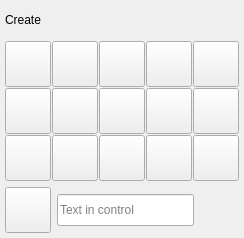
                <widget class="QFrame" name="verticalFrame_3">
                 <property name="class" stdset="0">
                  <string>dark-background</string>
                 </property>
                 <layout class="QVBoxLayout" name="verticalLayout_28">
                  <property name="leftMargin">
                   <number>5</number>
                  </property>
                  <property name="topMargin">
                   <number>5</number>
                  </property>
                  <property name="rightMargin">
                   <number>5</number>
                  </property>
                  <property name="bottomMargin">
                   <number>5</number>
                  </property>
                  <item>
                   <widget class="QFrame" name="horizontalFrame_6">
                    <property name="minimumSize">
                     <size>
                      <width>0</width>
                      <height>30</height>
                     </size>
                    </property>
                    <property name="maximumSize">
                     <size>
                      <width>16777215</width>
                      <height>30</height>
                     </size>
                    </property>
                    <property name="class" stdset="0">
                     <string>label_frame</string>
                    </property>
                    <layout class="QHBoxLayout" name="horizontalLayout_29">
                     <property name="leftMargin">
                      <number>0</number>
                     </property>
                     <property name="topMargin">
                      <number>0</number>
                     </property>
                     <property name="rightMargin">
                      <number>0</number>
                     </property>
                     <property name="bottomMargin">
                      <number>0</number>
                     </property>
                     <item>
                      <widget class="QLabel" name="LblControlCreation">
                       <property name="toolTip">
                        <string>Creates control on selection.</string>
                       </property>
                       <property name="text">
                        <string>Create</string>
                       </property>
                      </widget>
                     </item>
                    </layout>
                   </widget>
                  </item>
                  <item>
                   <layout class="QVBoxLayout" name="LayControl2DCreation">
                    <property name="spacing">
                     <number>1</number>
                    </property>
                    <property name="leftMargin">
                     <number>0</number>
                    </property>
                    <property name="topMargin">
                     <number>0</number>
                    </property>
                    <property name="rightMargin">
                     <number>0</number>
                    </property>
                    <property name="bottomMargin">
                     <number>0</number>
                    </property>
                    <item>
                     <widget class="QFrame" name="horizontalFrame_17">
                      <layout class="QHBoxLayout" name="horizontalLayout_16">
                       <property name="spacing">
                        <number>1</number>
                       </property>
                       <property name="leftMargin">
                        <number>0</number>
                       </property>
                       <property name="topMargin">
                        <number>0</number>
                       </property>
                       <property name="rightMargin">
                        <number>0</number>
                       </property>
                       <property name="bottomMargin">
                        <number>0</number>
                       </property>
                       <item>
                        <widget class="QPushButton" name="btnCircle">
                         <property name="minimumSize">
                          <size>
                           <width>46</width>
                           <height>46</height>
                          </size>
                         </property>
                         <property name="maximumSize">
                          <size>
                           <width>46</width>
                           <height>46</height>
                          </size>
                         </property>
                         <property name="text">
                          <string/>
                         </property>
                         <property name="icon">
                          <iconset resource="icons/_icons.qrc">
                           <normaloff>:/controls/circle_icon.png</normaloff>:/controls/circle_icon.png</iconset>
                         </property>
                         <property name="iconSize">
                          <size>
                           <width>46</width>
                           <height>46</height>
                          </size>
                         </property>
                         <property name="class" stdset="0">
                          <string>control-group-top-left</string>
                         </property>
                        </widget>
                       </item>
                       <item>
                        <widget class="QPushButton" name="btnSquare">
                         <property name="minimumSize">
                          <size>
                           <width>46</width>
                           <height>46</height>
                          </size>
                         </property>
                         <property name="maximumSize">
                          <size>
                           <width>46</width>
                           <height>46</height>
                          </size>
                         </property>
                         <property name="text">
                          <string/>
                         </property>
                         <property name="icon">
                          <iconset resource="icons/_icons.qrc">
                           <normaloff>:/controls/square_icon.png</normaloff>:/controls/square_icon.png</iconset>
                         </property>
                         <property name="iconSize">
                          <size>
                           <width>46</width>
                           <height>46</height>
                          </size>
                         </property>
                        </widget>
                       </item>
                       <item>
                        <widget class="QPushButton" name="btnTriangle">
                         <property name="minimumSize">
                          <size>
                           <width>46</width>
                           <height>46</height>
                          </size>
                         </property>
                         <property name="maximumSize">
                          <size>
                           <width>46</width>
                           <height>46</height>
                          </size>
                         </property>
                         <property name="text">
                          <string/>
                         </property>
                         <property name="icon">
                          <iconset resource="icons/_icons.qrc">
                           <normaloff>:/controls/triangle_icon.png</normaloff>:/controls/triangle_icon.png</iconset>
                         </property>
                         <property name="iconSize">
                          <size>
                           <width>46</width>
                           <height>46</height>
                          </size>
                         </property>
                        </widget>
                       </item>
                       <item>
                        <widget class="QPushButton" name="btnCross">
                         <property name="minimumSize">
                          <size>
                           <width>46</width>
                           <height>46</height>
                          </size>
                         </property>
                         <property name="maximumSize">
                          <size>
                           <width>46</width>
                           <height>46</height>
                          </size>
                         </property>
                         <property name="text">
                          <string/>
                         </property>
                         <property name="icon">
                          <iconset resource="icons/_icons.qrc">
                           <normaloff>:/controls/cross_icon.png</normaloff>:/controls/cross_icon.png</iconset>
                         </property>
                         <property name="iconSize">
                          <size>
                           <width>46</width>
                           <height>46</height>
                          </size>
                         </property>
                        </widget>
                       </item>
                       <item>
                        <widget class="QPushButton" name="btnPin">
                         <property name="minimumSize">
                          <size>
                           <width>46</width>
                           <height>46</height>
                          </size>
                         </property>
                         <property name="maximumSize">
                          <size>
                           <width>46</width>
                           <height>46</height>
                          </size>
                         </property>
                         <property name="text">
                          <string/>
                         </property>
                         <property name="icon">
                          <iconset resource="icons/_icons.qrc">
                           <normaloff>:/controls/pin_icon.png</normaloff>:/controls/pin_icon.png</iconset>
                         </property>
                         <property name="iconSize">
                          <size>
                           <width>46</width>
                           <height>46</height>
                          </size>
                         </property>
                         <property name="class" stdset="0">
                          <string>control-group-top-right</string>
                         </property>
                        </widget>
                       </item>
                      </layout>
                     </widget>
                    </item>
                    <item>
                     <widget class="QFrame" name="horizontalFrame_30">
                      <layout class="QHBoxLayout" name="horizontalLayout_57">
                       <property name="spacing">
                        <number>1</number>
                       </property>
                       <property name="leftMargin">
                        <number>0</number>
                       </property>
                       <property name="topMargin">
                        <number>0</number>
                       </property>
                       <property name="rightMargin">
                        <number>0</number>
                       </property>
                       <property name="bottomMargin">
                        <number>0</number>
                       </property>
                       <item>
                        <widget class="QPushButton" name="btnSphere">
                         <property name="minimumSize">
                          <size>
                           <width>46</width>
                           <height>46</height>
                          </size>
                         </property>
                         <property name="maximumSize">
                          <size>
                           <width>46</width>
                           <height>46</height>
                          </size>
                         </property>
                         <property name="text">
                          <string/>
                         </property>
                         <property name="icon">
                          <iconset resource="icons/_icons.qrc">
                           <normaloff>:/controls/sphere_icon.png</normaloff>:/controls/sphere_icon.png</iconset>
                         </property>
                         <property name="iconSize">
                          <size>
                           <width>46</width>
                           <height>46</height>
                          </size>
                         </property>
                        </widget>
                       </item>
                       <item>
                        <widget class="QPushButton" name="btnButton">
                         <property name="minimumSize">
                          <size>
                           <width>46</width>
                           <height>46</height>
                          </size>
                         </property>
                         <property name="maximumSize">
                          <size>
                           <width>46</width>
                           <height>46</height>
                          </size>
                         </property>
                         <property name="text">
                          <string/>
                         </property>
                         <property name="icon">
                          <iconset resource="icons/_icons.qrc">
                           <normaloff>:/controls/button_icon.png</normaloff>:/controls/button_icon.png</iconset>
                         </property>
                         <property name="iconSize">
                          <size>
                           <width>46</width>
                           <height>46</height>
                          </size>
                         </property>
                        </widget>
                       </item>
                       <item>
                        <widget class="QPushButton" name="btnRing">
                         <property name="minimumSize">
                          <size>
                           <width>46</width>
                           <height>46</height>
                          </size>
                         </property>
                         <property name="maximumSize">
                          <size>
                           <width>46</width>
                           <height>46</height>
                          </size>
                         </property>
                         <property name="text">
                          <string/>
                         </property>
                         <property name="icon">
                          <iconset resource="icons/_icons.qrc">
                           <normaloff>:/controls/ring_icon.png</normaloff>:/controls/ring_icon.png</iconset>
                         </property>
                         <property name="iconSize">
                          <size>
                           <width>46</width>
                           <height>46</height>
                          </size>
                         </property>
                        </widget>
                       </item>
                       <item>
                        <widget class="QPushButton" name="btnSemiCircle">
                         <property name="minimumSize">
                          <size>
                           <width>46</width>
                           <height>46</height>
                          </size>
                         </property>
                         <property name="maximumSize">
                          <size>
                           <width>46</width>
                           <height>46</height>
                          </size>
                         </property>
                         <property name="text">
                          <string/>
                         </property>
                         <property name="icon">
                          <iconset resource="icons/_icons.qrc">
                           <normaloff>:/controls/semi_circle_icon.png</normaloff>:/controls/semi_circle_icon.png</iconset>
                         </property>
                         <property name="iconSize">
                          <size>
                           <width>46</width>
                           <height>46</height>
                          </size>
                         </property>
                        </widget>
                       </item>
                       <item>
                        <widget class="QPushButton" name="btnArrow">
                         <property name="minimumSize">
                          <size>
                           <width>46</width>
                           <height>46</height>
                          </size>
                         </property>
                         <property name="maximumSize">
                          <size>
                           <width>46</width>
                           <height>46</height>
                          </size>
                         </property>
                         <property name="text">
                          <string/>
                         </property>
                         <property name="icon">
                          <iconset resource="icons/_icons.qrc">
                           <normaloff>:/controls/arrow_icon.png</normaloff>:/controls/arrow_icon.png</iconset>
                         </property>
                         <property name="iconSize">
                          <size>
                           <width>46</width>
                           <height>46</height>
                          </size>
                         </property>
                        </widget>
                       </item>
                      </layout>
                     </widget>
                    </item>
                    <item>
                     <widget class="QFrame" name="horizontalFrame_17">
                      <layout class="QHBoxLayout" name="horizontalLayout_17">
                       <property name="spacing">
                        <number>1</number>
                       </property>
                       <property name="leftMargin">
                        <number>0</number>
                       </property>
                       <property name="topMargin">
                        <number>0</number>
                       </property>
                       <property name="rightMargin">
                        <number>0</number>
                       </property>
                       <property name="bottomMargin">
                        <number>0</number>
                       </property>
                       <item>
                        <widget class="QPushButton" name="btnCubeCN">
                         <property name="minimumSize">
                          <size>
                           <width>46</width>
                           <height>46</height>
                          </size>
                         </property>
                         <property name="maximumSize">
                          <size>
                           <width>46</width>
                           <height>46</height>
                          </size>
                         </property>
                         <property name="text">
                          <string/>
                         </property>
                         <property name="icon">
                          <iconset resource="icons/_icons.qrc">
                           <normaloff>:/controls/cube_cn_icon.png</normaloff>:/controls/cube_cn_icon.png</iconset>
                         </property>
                         <property name="iconSize">
                          <size>
                           <width>46</width>
                           <height>46</height>
                          </size>
                         </property>
                         <property name="class" stdset="0">
                          <string>control-group-bottom-left</string>
                         </property>
                        </widget>
                       </item>
                       <item>
                        <widget class="QPushButton" name="btnCubeFk">
                         <property name="minimumSize">
                          <size>
                           <width>46</width>
                           <height>46</height>
                          </size>
                         </property>
                         <property name="maximumSize">
                          <size>
                           <width>46</width>
                           <height>46</height>
                          </size>
                         </property>
                         <property name="text">
                          <string/>
                         </property>
                         <property name="icon">
                          <iconset resource="icons/_icons.qrc">
                           <normaloff>:/controls/cube_fk_icon.png</normaloff>:/controls/cube_fk_icon.png</iconset>
                         </property>
                         <property name="iconSize">
                          <size>
                           <width>46</width>
                           <height>46</height>
                          </size>
                         </property>
                        </widget>
                       </item>
                       <item>
                        <widget class="QPushButton" name="btnOrient">
                         <property name="minimumSize">
                          <size>
                           <width>46</width>
                           <height>46</height>
                          </size>
                         </property>
                         <property name="maximumSize">
                          <size>
                           <width>46</width>
                           <height>46</height>
                          </size>
                         </property>
                         <property name="text">
                          <string/>
                         </property>
                         <property name="icon">
                          <iconset resource="icons/_icons.qrc">
                           <normaloff>:/controls/orient_icon.png</normaloff>:/controls/orient_icon.png</iconset>
                         </property>
                         <property name="iconSize">
                          <size>
                           <width>46</width>
                           <height>46</height>
                          </size>
                         </property>
                        </widget>
                       </item>
                       <item>
                        <widget class="QPushButton" name="btnOsipa">
                         <property name="minimumSize">
                          <size>
                           <width>46</width>
                           <height>46</height>
                          </size>
                         </property>
                         <property name="maximumSize">
                          <size>
                           <width>46</width>
                           <height>46</height>
                          </size>
                         </property>
                         <property name="text">
                          <string/>
                         </property>
                         <property name="icon">
                          <iconset resource="icons/_icons.qrc">
                           <normaloff>:/controls/osipa_icon.png</normaloff>:/controls/osipa_icon.png</iconset>
                         </property>
                         <property name="iconSize">
                          <size>
                           <width>46</width>
                           <height>46</height>
                          </size>
                         </property>
                        </widget>
                       </item>
                       <item>
                        <widget class="QPushButton" name="btnSlider">
                         <property name="minimumSize">
                          <size>
                           <width>46</width>
                           <height>46</height>
                          </size>
                         </property>
                         <property name="maximumSize">
                          <size>
                           <width>46</width>
                           <height>46</height>
                          </size>
                         </property>
                         <property name="text">
                          <string/>
                         </property>
                         <property name="icon">
                          <iconset resource="icons/_icons.qrc">
                           <normaloff>:/controls/slider_icon.png</normaloff>:/controls/slider_icon.png</iconset>
                         </property>
                         <property name="iconSize">
                          <size>
                           <width>46</width>
                           <height>46</height>
                          </size>
                         </property>
                         <property name="class" stdset="0">
                          <string>control-group-bottom-right</string>
                         </property>
                        </widget>
                       </item>
                      </layout>
                     </widget>
                    </item>
                   </layout>
                  </item>
                  <item>
                   <widget class="QFrame" name="LayControlTextCreation">
                    <layout class="QHBoxLayout" name="LayControlTextM" stretch="1,3,1">
                     <property name="spacing">
                      <number>6</number>
                     </property>
                     <property name="leftMargin">
                      <number>0</number>
                     </property>
                     <property name="topMargin">
                      <number>0</number>
                     </property>
                     <property name="rightMargin">
                      <number>0</number>
                     </property>
                     <property name="bottomMargin">
                      <number>0</number>
                     </property>
                     <item>
                      <widget class="QPushButton" name="btnControlText">
                       <property name="minimumSize">
                        <size>
                         <width>46</width>
                         <height>46</height>
                        </size>
                       </property>
                       <property name="maximumSize">
                        <size>
                         <width>46</width>
                         <height>46</height>
                        </size>
                       </property>
                       <property name="text">
                        <string/>
                       </property>
                       <property name="icon">
                        <iconset resource="icons/_icons.qrc">
                         <normaloff>:/controls/text_icon.png</normaloff>:/controls/text_icon.png</iconset>
                       </property>
                       <property name="iconSize">
                        <size>
                         <width>46</width>
                         <height>46</height>
                        </size>
                       </property>
                       <property name="class" stdset="0">
                        <string>control-group-left</string>
                       </property>
                      </widget>
                     </item>
                     <item>
                      <widget class="QLineEdit" name="TxtControlTextContent">
                       <property name="minimumSize">
                        <size>
                         <width>0</width>
                         <height>32</height>
                        </size>
                       </property>
                       <property name="maximumSize">
                        <size>
                         <width>16777215</width>
                         <height>32</height>
                        </size>
                       </property>
                       <property name="placeholderText">
                        <string>Text in control</string>
                       </property>
                      </widget>
                     </item>
                     <item>
                      <spacer name="horizontalSpacer_2">
                       <property name="orientation">
                        <enum>Qt::Horizontal</enum>
                       </property>
                       <property name="sizeHint" stdset="0">
                        <size>
                         <width>40</width>
                         <height>20</height>
                        </size>
                       </property>
                      </spacer>
                     </item>
                    </layout>
                   </widget>
                  </item>
                 </layout>
                </widget>
